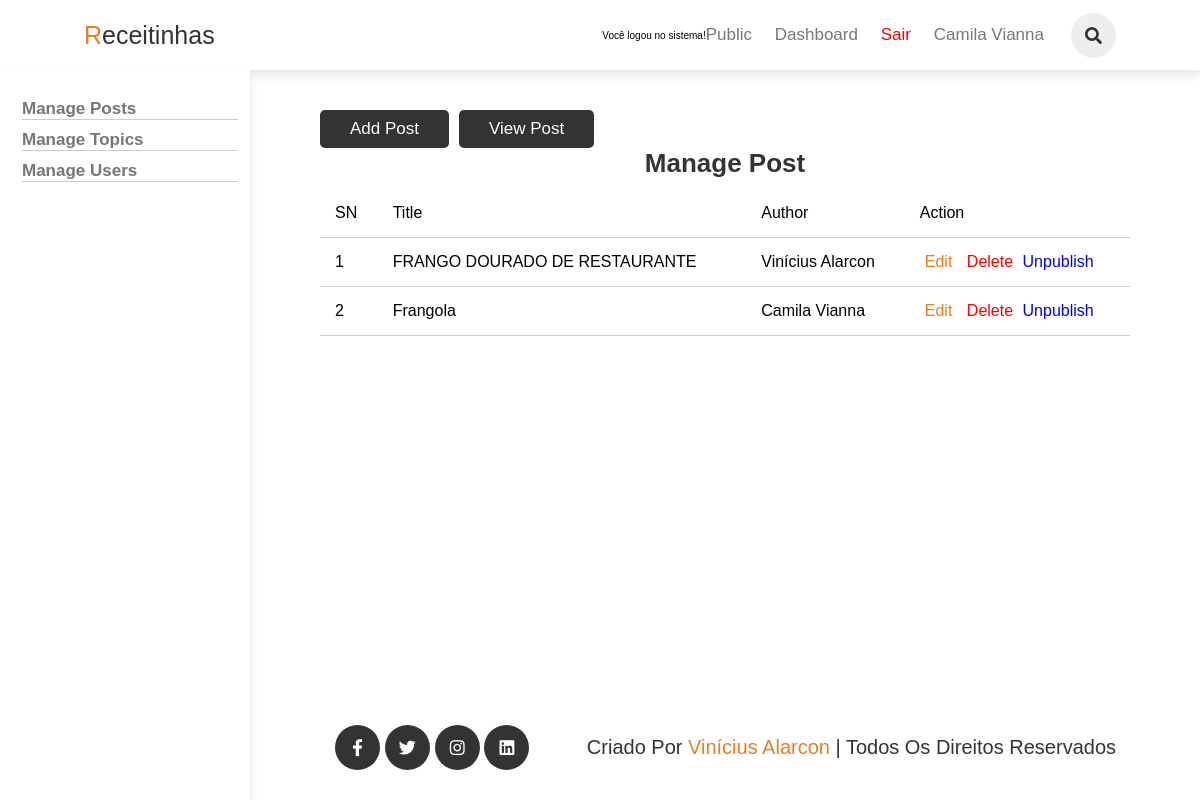
The page /admin/posts/index.php (signed in) on the database as committed earlier.
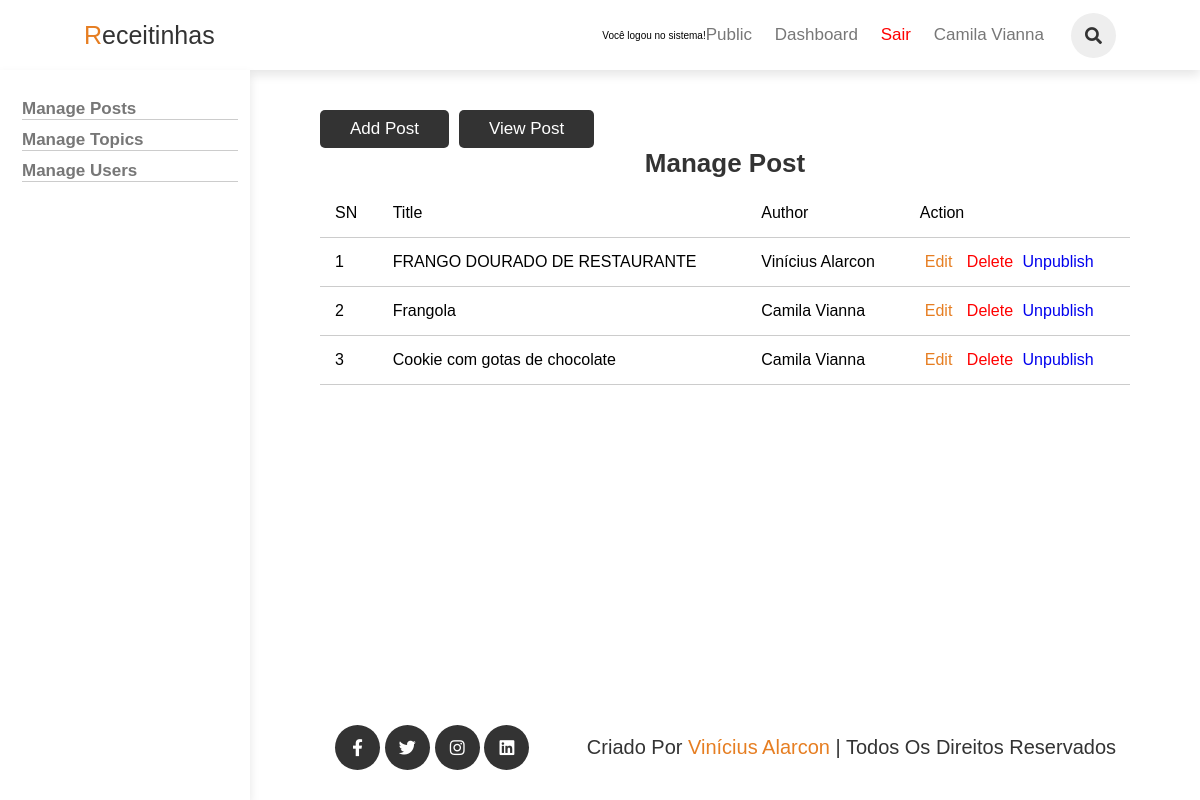
The same page on the database as committed later.
### tables this page shows
CREATE TABLE `posts` (
  `id` int(11) NOT NULL,
  `user_id` int(11) NOT NULL,
  `topic_id` int(11) DEFAULT NULL,
  `title` varchar(255) NOT NULL,
  `body` text NOT NULL,
  `image` varchar(255) NOT NULL,
  `published` tinyint(4) NOT NULL,
  `created_at` datetime NOT NULL DEFAULT current_timestamp()
);

CREATE TABLE `users` (
  `id` int(11) NOT NULL,
  `admin` tinyint(4) NOT NULL DEFAULT 0,
  `username` varchar(255) NOT NULL,
  `email` varchar(255) NOT NULL,
  `password` varchar(255) NOT NULL,
  `created_at` timestamp NULL DEFAULT current_timestamp()
);

### app/models/Post.php (called while the page is built, shortened)
<?php
require(ROOT_PATH . "/app/database/connect.php");
function selectAllPosts()
{
    global $pdo;
    $sql = "SELECT p.*, u.username FROM posts AS p JOIN users AS u ON p.user_id = u.id";
    $stmt = $pdo->prepare($sql);
    $stmt->execute();
    $result = $stmt->fetchAll(PDO::FETCH_ASSOC);
    return $result;
}

### app/controllers/posts.php (called while the page is built, shortened)
<?php
    require(ROOT_PATH . "/app/models/Post.php");
    $posts = selectAllPosts();

### admin/posts/index.php (the view, shortened to what this page needs)
<?php
    require(ROOT_PATH . "/app/controllers/posts.php");
?>
<!DOCTYPE html>
<html lang="pt-BR">
<head>
    <link rel="stylesheet" href="https://cdnjs.cloudflare.com/ajax/libs/font-awesome/5.15.3/css/all.min.css">
    <link rel="stylesheet" href="../../assets/css/admin.css">
</head>
<body>
<?php include(ROOT_PATH . "/app/includes/header-admin.php"); ?>
<section class="container" id="posts">
    <?php include(ROOT_PATH . "/app/includes/sidebar-admin.php"); ?>
    <div class="content-container">
        <div class="content">
           <div class="buttons">
                <a href="<?= BASE_URL . '/admin/posts/create-post.php'?>" class="btn">Add Post</a>
                <a href="<?= BASE_URL . '/admin/posts/index.php'?>" class="btn">View Post</a>
           </div>
            <div class="main-content">
                <h1 class="title">Manage Post</h1>
                <table>
                    <thead>
                        <th>SN</th>
                        <th>Title</th>
                        <th>Author</th>
                        <th colspan="3">Action</th>
                    </thead>
                    <tbody>
                        <?php foreach ($posts as $key => $post): ?>
                            <tr>
                                <td><?= $key + 1?></td>
                                <td><?= $post["title"]?></td>
                                <td><?= $post["username"]?></td>
                                <td>
                                    <a href="<?= BASE_URL . '/admin/posts/edit-post.php?id='. $post["id"]?>" class="edit">Edit</a>
                                    <a href="<?= BASE_URL . '/admin/posts/index.php?del_id='. $post["id"]?>" class="delete">Delete</a>
                                    <?php if($post["published"]): ?>
                                        <a href="<?= BASE_URL . '/admin/posts/edit-post.php?published=0&p_id=' . $post["id"]?>" class="unpublish">Unpublish</a>
                                    <?php else: ?>
                                        <a href="<?= BASE_URL . '/admin/posts/edit-post.php?published=1&p_id=' . $post["id"]?>" class="publish">Publish</a>
                                    <?php endif; ?>
                                </td>
                            </tr>
                        <?php endforeach; ?>
                    </tbody>
                </table>
            </div>
        </div>
    </div>
</section>
<?php include(ROOT_PATH . "/app/includes/footer.php"); ?>
</body>
</html>

Rows that differ between the two databases and show on the page:
added posts: title "Cookie com gotas de chocolate", user.username "Camila Vianna"
